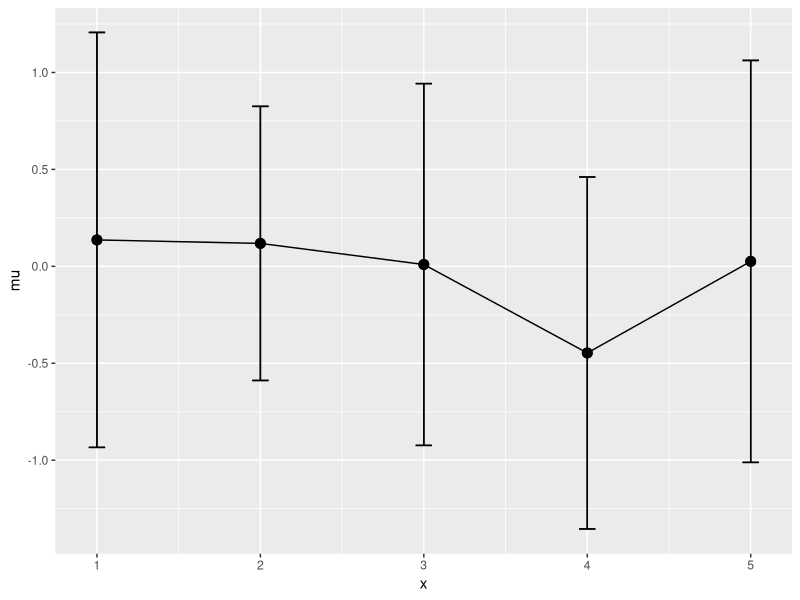
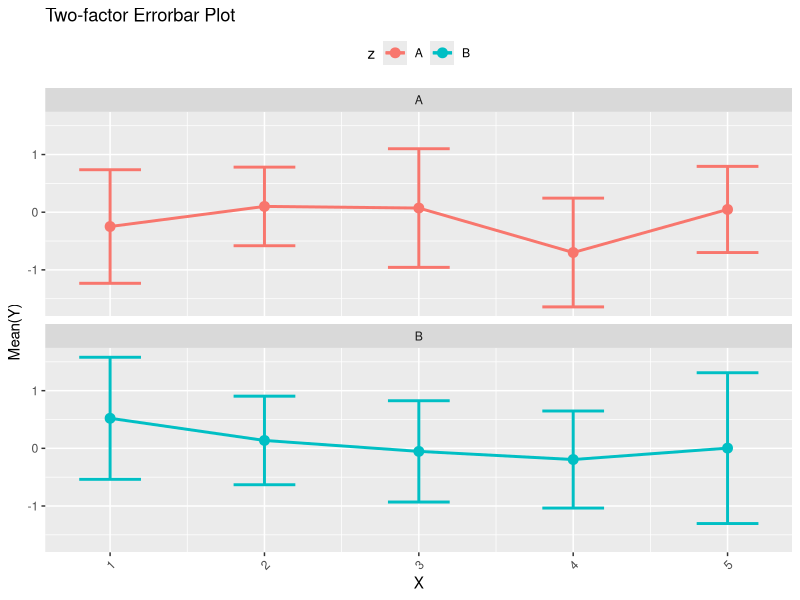

Here is the R script that generated these plots, in order:
# Code: Lineplot with Error Bars
# Created: 09/16/2016
# Author: Davit Sargsyan

require(data.table)
require(ggplot2)

# Data
dt <- data.table(x = rep(1:5, each = 20),
                 y = rnorm(100),
                 z = rep(c("A", "B"), 10))

# Example1: Single factor
# Compute means and standard deviations
dt[, mu := mean(y),
   by = x]
dt[, std := sd(y),
   by = x]
d1 <- unique(subset(dt, select = -2))

# Plot means and error bars
ggplot(d1, 
       aes(x = x, 
           y = mu)) + 
  geom_line() +
  geom_point(size = 3) +
  geom_errorbar(aes(ymin = mu - std, 
                    ymax = mu + std),
                colour = "black", 
                width = .1) 

# Example 2: two factors
# By x and z
dt[, mu := mean(y),
   by = list(x, z)]
dt[, std := sd(y),
   by = list(x, z)]
d1 <- unique(subset(dt, select = -c(2)))

ggplot(d1,
       aes(x = x,
           y = mu,
           colour = z,
           group = z)) +
  facet_wrap(~ z,
             ncol = 1) +
  geom_line(position = position_dodge(0.3),
            size = 1) +
  geom_point(position = position_dodge(0.3),
             size = 3) +
  geom_errorbar(aes(ymax = mu - std,
                    ymin = mu + std),
                width =.4,
                size = 1,
                position = position_dodge(0.3)) +
  theme(legend.position = "top",
        axis.text.x = element_text(angle = 45,
                                   hjust = 1)) +
  scale_x_continuous("X") +
  scale_y_continuous("Mean(Y)") +
  ggtitle("Two-factor Errorbar Plot") +
  guides(fill = guide_legend(title = "Treatment",
                             title.position = "top",
                             nrow = 1))